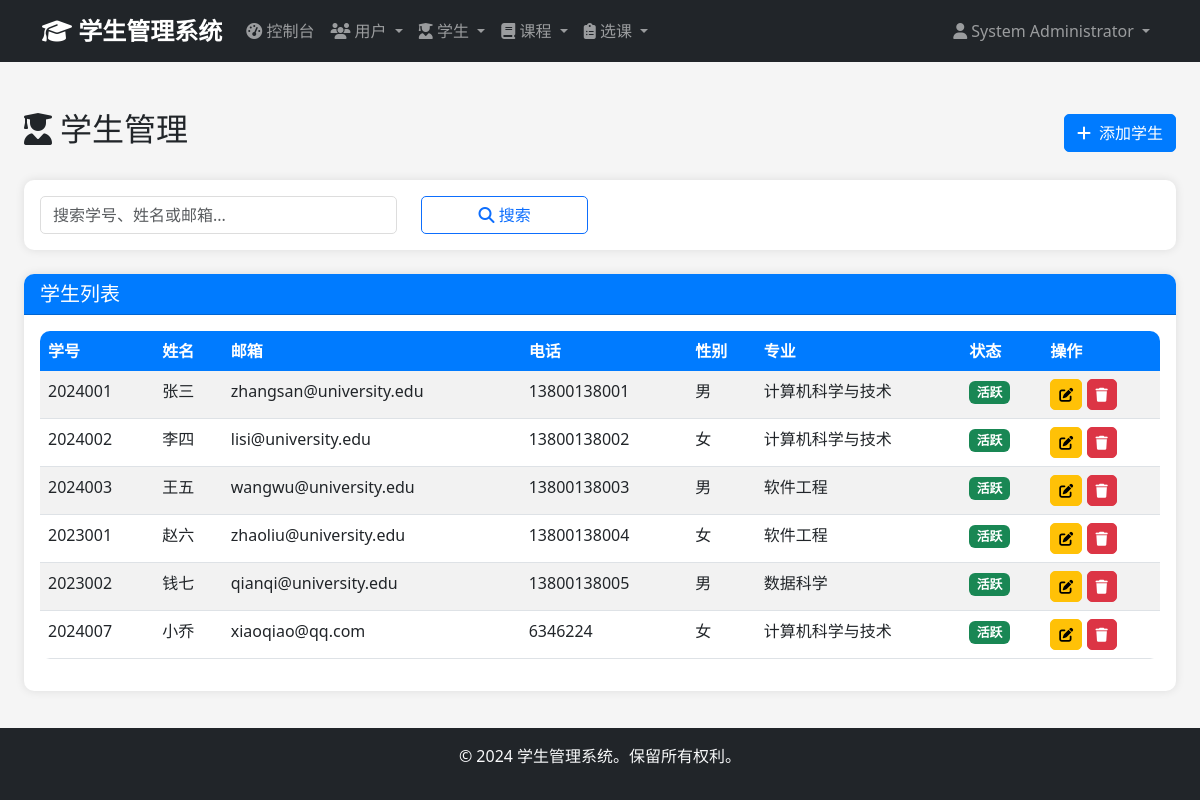
/admin/students (signed in), run on the app's committed database.
### app/models/user.py (models this page shows, shortened)
class User(UserMixin, db.Model):
    __tablename__ = 'users'
    id = db.Column(db.Integer, primary_key=True)
    username = db.Column(db.String(50), unique=True, nullable=False)
    email = db.Column(db.String(100), unique=True, nullable=False)
    password_hash = db.Column(db.String(255), nullable=False)
    full_name = db.Column(db.String(100), nullable=False)
    phone = db.Column(db.String(20))
    role = db.Column(db.Enum('admin', 'student', name='user_role'), nullable=False, default='student')
    is_active = db.Column(db.Boolean, default=True)
    created_at = db.Column(db.DateTime, default=datetime.utcnow)
    updated_at = db.Column(db.DateTime, default=datetime.utcnow, onupdate=datetime.utcnow)
    administrator = db.relationship('Administrator', backref='user', uselist=False, cascade='all, delete-orphan')
    def is_admin(self):
        return self.role == 'admin'

### app/models/student.py (models this page shows, shortened)
class Student(db.Model):
    __tablename__ = 'students'
    id = db.Column(db.Integer, primary_key=True)
    student_id = db.Column(db.String(20), unique=True, nullable=False)
    first_name = db.Column(db.String(50), nullable=False)
    last_name = db.Column(db.String(50), nullable=False)
    birth_date = db.Column(db.Date)
    gender = db.Column(db.Enum('Male', 'Female', 'Other', name='gender'))
    email = db.Column(db.String(100), unique=True, nullable=False)
    phone = db.Column(db.String(20))
    address = db.Column(db.Text)
    major = db.Column(db.String(100))
    enrollment_year = db.Column(db.Integer)
    created_at = db.Column(db.DateTime, default=datetime.utcnow)
    updated_at = db.Column(db.DateTime, default=datetime.utcnow, onupdate=datetime.utcnow)
    enrollments = db.relationship('Enrollment', backref='student', lazy='dynamic', cascade='all, delete-orphan')

### app/views/admin.py (the view, shortened to what this page needs)
@admin_bp.route('/students')
@login_required
@admin_required
def students():
    page = request.args.get('page', 1, type=int)
    search = request.args.get('search', '')
    query = Student.query
    students = query.paginate(
        page=page,
        per_page=20,
        error_out=False
    )
    return render_template('admin/students/index.html', students=students, search=search)

### app/views/auth.py (called while the page is built)
def admin_required(f):
    @wraps(f)
    def decorated_function(*args, **kwargs):
        if not current_user.is_authenticated or not current_user.is_admin():
            flash('访问被拒绝。需要管理员权限。', 'error')
            return redirect(url_for('auth.login'))
        return f(*args, **kwargs)
    return decorated_function

### app/templates/admin/students/index.html (shortened to what this page needs)
{% extends "base.html" %}
{% block content %}
<div class="container-fluid mt-4">
    <div class="d-flex justify-content-between align-items-center mb-4">
        <h2>
            <i class="fas fa-user-graduate me-2"></i>学生管理
        </h2>
        <a href="{{ url_for('admin.create_student') }}" class="btn btn-primary">
            <i class="fas fa-plus me-2"></i>添加学生
        </a>
    </div>
    <div class="card mb-4">
        <div class="card-body">
            <form method="GET" action="{{ url_for('admin.students') }}">
                <div class="row">
                    <div class="col-md-4">
                        <input type="text" class="form-control" name="search" placeholder="搜索学号、姓名或邮箱..."
                               value="{{ request.args.get('search', '') }}">
                    </div>
                    <div class="col-md-2">
                        <button type="submit" class="btn btn-outline-primary w-100">
                            <i class="fas fa-search"></i> 搜索
                        </button>
                    </div>
                </div>
            </form>
        </div>
    </div>
    <div class="card">
        <div class="card-header">
            <h5 class="mb-0">学生列表</h5>
        </div>
        <div class="card-body">
            {% if students %}
            <div class="table-responsive">
                <table class="table table-striped">
                    <thead>
                        <tr>
                            <th>学号</th>
                            <th>姓名</th>
                            <th>邮箱</th>
                            <th>电话</th>
                            <th>性别</th>
                            <th>专业</th>
                            <th>状态</th>
                            <th>操作</th>
                        </tr>
                    </thead>
                    <tbody>
                        {% for student in students %}
                        <tr>
                            <td>{{ student.student_id }}</td>
                            <td>{{ student.first_name }}{{ student.last_name }}</td>
                            <td>{{ student.email }}</td>
                            <td>{{ student.phone or '-' }}</td>
                            <td>
                                {% if student.gender == 'Male' %}男
                                {% elif student.gender == 'Female' %}女
                                {% else %}其他{% endif %}
                            </td>
                            <td>{{ student.major or '-' }}</td>
                            <td>
                                <span class="badge bg-success">活跃</span>
                            </td>
                            <td>
                                <a href="{{ url_for('admin.edit_student', student_id=student.id) }}"
                                   class="btn btn-sm btn-warning" title="编辑">
                                    <i class="fas fa-edit"></i>
                                </a>
                                <button type="button" class="btn btn-sm btn-danger delete-student"
                                        data-id="{{ student.id }}" data-name="{{ student.first_name }}{{ student.last_name }}" title="删除">
                                    <i class="fas fa-trash"></i>
                                </button>
                            </td>
                        </tr>
                        {% endfor %}
                    </tbody>
                </table>
            </div>
            {% endif %}
        </div>
    </div>
</div>
{% endblock %}

### app/templates/base.html (shortened to what this page needs)
<!DOCTYPE html>
<html lang="zh-CN">
<head>
    <link href="https://cdn.jsdelivr.net/npm/bootstrap@5.3.0/dist/css/bootstrap.min.css" rel="stylesheet">
    <link href="https://cdnjs.cloudflare.com/ajax/libs/font-awesome/6.4.0/css/all.min.css" rel="stylesheet">
    <link href="{{ url_for('static', filename='css/style.css') }}" rel="stylesheet">
</head>
<body>
    {% if current_user.is_authenticated %}
    <nav class="navbar navbar-expand-lg navbar-dark bg-dark">
        <div class="container">
            <a class="navbar-brand" href="{{ url_for('main.dashboard') }}">
                <i class="fas fa-graduation-cap"></i> 学生管理系统
            </a>
            <div class="collapse navbar-collapse" id="navbarNav">
                <ul class="navbar-nav me-auto">
                    {% if current_user.is_admin() %}
                    <li class="nav-item">
                        <a class="nav-link" href="{{ url_for('admin.dashboard') }}">
                            <i class="fas fa-tachometer-alt"></i> 控制台
                        </a>
                    </li>
                    <li class="nav-item dropdown">
                        <a class="nav-link dropdown-toggle" href="#" data-bs-toggle="dropdown">
                            <i class="fas fa-users"></i> 用户
                        </a>
                    </li>
                    <li class="nav-item dropdown">
                        <a class="nav-link dropdown-toggle" href="#" data-bs-toggle="dropdown">
                            <i class="fas fa-user-graduate"></i> 学生
                        </a>
                    </li>
                    <li class="nav-item dropdown">
                        <a class="nav-link dropdown-toggle" href="#" data-bs-toggle="dropdown">
                            <i class="fas fa-book"></i> 课程
                        </a>
                    </li>
                    <li class="nav-item dropdown">
                        <a class="nav-link dropdown-toggle" href="#" data-bs-toggle="dropdown">
                            <i class="fas fa-clipboard-list"></i> 选课
                        </a>
                    </li>
                    {% endif %}
                </ul>
                <ul class="navbar-nav">
                    <li class="nav-item dropdown">
                        <a class="nav-link dropdown-toggle" href="#" data-bs-toggle="dropdown">
                            <i class="fas fa-user"></i> {{ current_user.full_name }}
                        </a>
                    </li>
                </ul>
            </div>
        </div>
    </nav>
    {% endif %}
    <main class="container-fluid py-4">
        {% block content %}{% endblock %}
    </main>
    <footer class="bg-dark text-light text-center py-3 mt-auto">
        <div class="container">
            <p>&copy; 2024 学生管理系统。保留所有权利。</p>
        </div>
    </footer>
</body>
</html>

### app/static/css/style.css (style rules this page uses)
:root { --primary-color: #007bff; --secondary-color: #6c757d; --success-color: #28a745; --danger-color: #dc3545; --warning-color: #ffc107; --info-color: #17a2b8; --dark-color: #343a40; --light-color: #f8f9fa; }
body { min-height: 100vh; display: flex; flex-direction: column; background-color: #f5f5f5; font-family: 'Segoe UI', Tahoma, Geneva, Verdana, sans-serif; }
main { flex: 1; }
.navbar-brand { font-weight: bold; font-size: 1.5rem; }
.navbar-nav .nav-link { transition: color 0.3s; }
.card { border: none; border-radius: 10px; box-shadow: 0 0 10px rgba(0,0,0,0.1); transition: transform 0.3s, box-shadow 0.3s; }
.card-header { background-color: var(--primary-color); color: white; border-radius: 10px 10px 0 0 !important; font-weight: 600; }
.btn { border-radius: 5px; transition: all 0.3s; }
.btn-primary { background-color: var(--primary-color); border-color: var(--primary-color); }
.btn-danger { background-color: var(--danger-color); border-color: var(--danger-color); }
.table { background-color: white; border-radius: 10px; overflow: hidden; }
.table thead th { background-color: var(--primary-color); color: white; border: none; }
.form-control, .form-select { border-radius: 5px; border: 1px solid #ddd; transition: border-color 0.3s, box-shadow 0.3s; }
footer { margin-top: auto; }
.badge { font-size: 0.8rem; padding: 0.4em 0.6em; }

### data on the page
User: full_name "System Administrator"
Student: student_id "2024001", first_name "张", last_name "三", email "zhangsan@university.edu", phone "13800138001", gender "男", major "计算机科学与技术"
Student: student_id "2024002", first_name "李", last_name "四", email "lisi@university.edu", phone "13800138002", gender "女", major "计算机科学与技术"
Student: student_id "2024003", first_name "王", last_name "五", email "wangwu@university.edu", phone "13800138003", gender "男", major "软件工程"
Student: student_id "2023001", first_name "赵", last_name "六", email "zhaoliu@university.edu", phone "13800138004", gender "女", major "软件工程"
Student: student_id "2023002", first_name "钱", last_name "七", email "qianqi@university.edu", phone "13800138005", gender "男", major "数据科学"
Student: student_id "2024007", first_name "小", last_name "乔", email "xiaoqiao@qq.com", phone "6346224", gender "女", major "计算机科学与技术"
